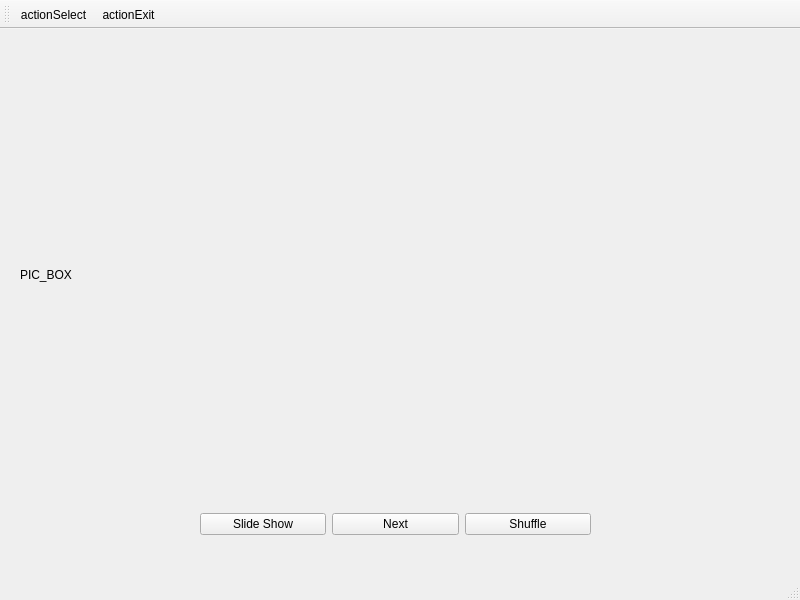
<?xml version="1.0" encoding="UTF-8"?>
<ui version="4.0">
 <class>MainWindow</class>
 <widget class="QMainWindow" name="MainWindow">
  <property name="geometry">
   <rect>
    <x>0</x>
    <y>0</y>
    <width>800</width>
    <height>600</height>
   </rect>
  </property>
  <property name="windowTitle">
   <string>MainWindow</string>
  </property>
  <widget class="QWidget" name="centralwidget">
   <widget class="QWidget" name="layoutWidget">
    <property name="geometry">
     <rect>
      <x>200</x>
      <y>480</y>
      <width>391</width>
      <height>30</height>
     </rect>
    </property>
    <layout class="QHBoxLayout" name="horizontalLayout">
     <item>
      <widget class="QPushButton" name="pushButtonSlideShow">
       <property name="text">
        <string>Slide Show</string>
       </property>
      </widget>
     </item>
     <item>
      <widget class="QPushButton" name="pushButtonNext">
       <property name="text">
        <string>Next</string>
       </property>
      </widget>
     </item>
     <item>
      <widget class="QPushButton" name="pushButtonShuffle">
       <property name="text">
        <string>Shuffle</string>
       </property>
      </widget>
     </item>
    </layout>
   </widget>
   <widget class="QLabel" name="label">
    <property name="geometry">
     <rect>
      <x>20</x>
      <y>20</y>
      <width>761</width>
      <height>451</height>
     </rect>
    </property>
    <property name="text">
     <string>PIC_BOX</string>
    </property>
   </widget>
  </widget>
  <widget class="QMenuBar" name="menubar">
   <property name="geometry">
    <rect>
     <x>0</x>
     <y>0</y>
     <width>800</width>
     <height>26</height>
    </rect>
   </property>
  </widget>
  <widget class="QStatusBar" name="statusbar"/>
  <widget class="QToolBar" name="toolBar">
   <property name="windowTitle">
    <string>toolBar</string>
   </property>
   <attribute name="toolBarArea">
    <enum>TopToolBarArea</enum>
   </attribute>
   <attribute name="toolBarBreak">
    <bool>false</bool>
   </attribute>
   <addaction name="actionSelect"/>
   <addaction name="actionExit"/>
  </widget>
  <action name="actionSelect">
   <property name="text">
    <string>actionSelect</string>
   </property>
  </action>
  <action name="actionExit">
   <property name="text">
    <string>actionExit</string>
   </property>
  </action>
 </widget>
 <resources/>
 <connections/>
</ui>
